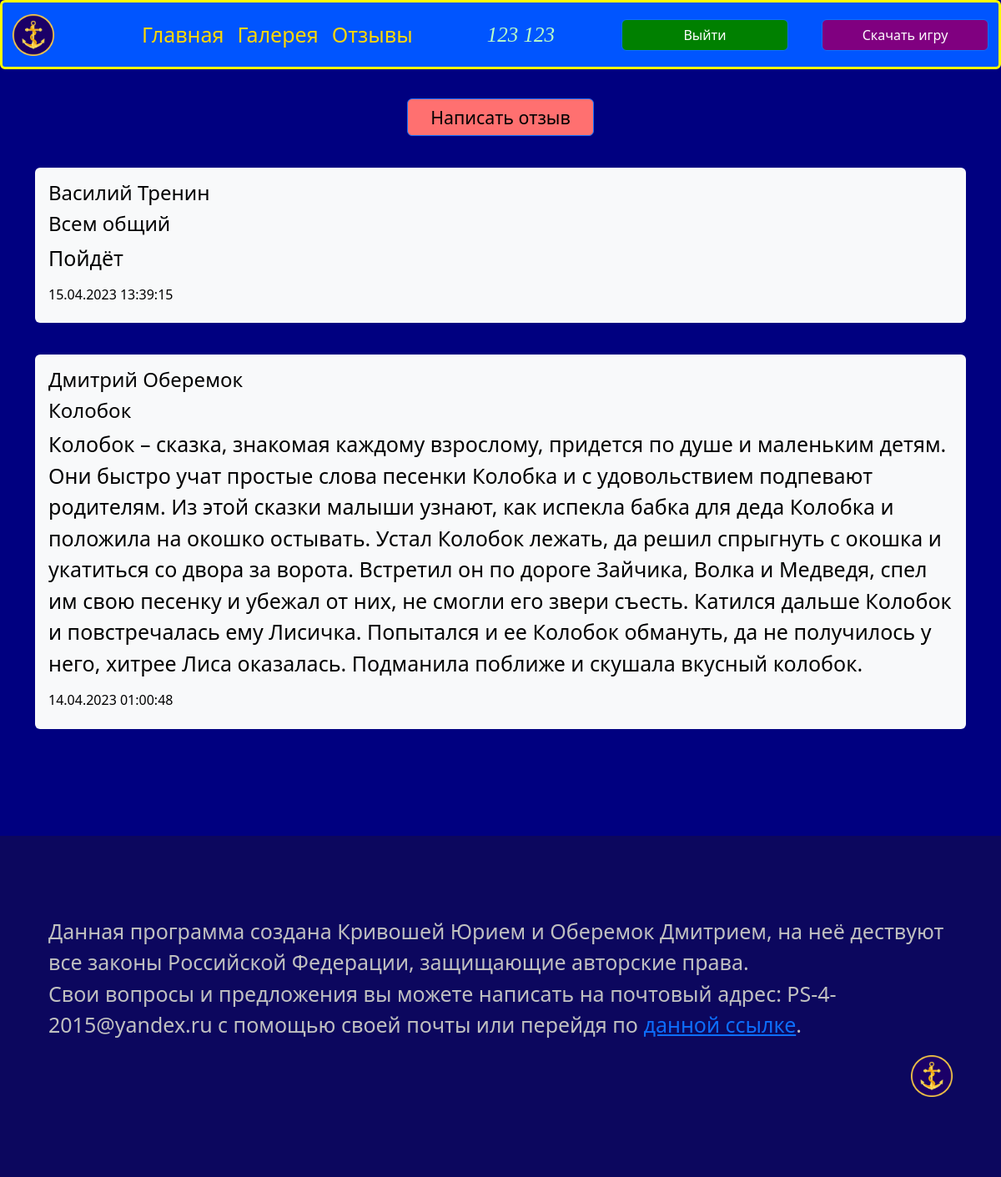
The page /reviews (signed in) on the database its author committed.
### data/users.py (models this page shows, shortened)
class User(SqlAlchemyBase, UserMixin):
    __tablename__ = 'users'
    id = sqlalchemy.Column(sqlalchemy.Integer, primary_key=True, autoincrement=True)
    email = sqlalchemy.Column(sqlalchemy.String, unique=True, nullable=False)
    name = sqlalchemy.Column(sqlalchemy.String, nullable=False)
    surname = sqlalchemy.Column(sqlalchemy.String, nullable=False)
    password = sqlalchemy.Column(sqlalchemy.String, nullable=False)
    registration_data = sqlalchemy.Column(sqlalchemy.DateTime, default=datetime.datetime.now())
    reviews = orm.relationship("Review", back_populates='user')
    mails = orm.relationship("Mail", back_populates='user')
    captchas = orm.relationship("Captcha", back_populates='email')

### data/reviews.py (models this page shows)
class Review(SqlAlchemyBase, SerializerMixin):
    __tablename__ = 'reviews'
    id = sqlalchemy.Column(sqlalchemy.INTEGER, primary_key=True, autoincrement=True)
    user_id = sqlalchemy.Column(sqlalchemy.INTEGER, sqlalchemy.ForeignKey("users.id"), nullable=False)
    topic = sqlalchemy.Column(sqlalchemy.VARCHAR, nullable=False)
    text = sqlalchemy.Column(sqlalchemy.VARCHAR, nullable=False)
    send_date = sqlalchemy.Column(sqlalchemy.DATETIME, default=datetime.datetime.now())
    user = orm.relationship("User")

### main.py (the view)
@app.route('/reviews')
def reviews():
    session = db_session.create_session()
    db_reviews = session.query(Review).all()
    for i in range(len(db_reviews)):
        user = load_user(db_reviews[i].user_id)
        db_reviews[i].send_date = db_reviews[i].send_date.strftime('%d.%m.%Y %H:%M:%S')
        db_reviews[i].name = user.name + ' ' + user.surname
    return render_template_with_user('reviews.html', reviews=db_reviews)

### data/db_session.py (called while the page is built)
def create_session() -> Session:
    global __factory
    return __factory()

### main.py (called while the page is built)
@login_manager.user_loader
def load_user(user_id):  # Функция для получения пользователя
    db_sess = db_session.create_session()
    return db_sess.get(User, user_id)

def render_template_with_user(html, **kwargs):
    user_online = load_user(current_user.id) if current_user.is_authenticated else None
    return render_template(html, user=user_online, **kwargs)

### templates/reviews.html (shortened to what this page needs)
{% extends "base_page.html" %}
{% block css %}<link rel="stylesheet" href="/static/css/reviews.css">{% endblock %}
{% block content %}
<br>
<a class="btn btn-primary write" href="/reviews/write">Написать отзыв</a>
{% for review in reviews[::-1] %}
<br>
<div data-bs-spy="scroll" data-bs-target="#navbar-example2" data-bs-root-margin="0px 0px -40%"
     data-bs-smooth-scroll="true" class="scrollspy-example bg-body-tertiary p-3 rounded-2" tabindex="0">
    <h4>{{ review. name }}</h4>
    <h4 id="scrollspyHeading1">{{ review. topic }}</h4>
    <p>{{ review. text }}</p>
    <h6>{{ review. send_date }}</h6>
</div>
{% endfor %}
{% endblock %}

### templates/base_page.html (shortened to what this page needs)
<!DOCTYPE html>
<html lang="ru">
<head>
    <link rel="stylesheet" href="https://cdn.jsdelivr.net/npm/bootstrap@5.3.0-alpha3/dist/css/bootstrap.min.css">
    <link rel="stylesheet" href="/static/css/main_page.css">
    {% block css %}{% endblock %}
</head>
<body>
<header>
    <nav class="navbar navbar-expand-lg bg-light rounded navbar-color" aria-label="Twelfth navbar example">
        <div class="container-fluid">
            <a class="navbar-brand" href="#">
                <img src="{{ url_for('static', filename='Image/Icon.ico') }}"
                     alt="Logo" width="50" height="50" class="d-inline-block align-text-top logo"
                     title="Морская оборона">
            </a>
            <div class="collapse navbar-collapse justify-content-md-center" id="navbarsExample10">
                <ul class="navbar-nav">
                    <li class="nav-item">
                        <a class="nav-link link-color" aria-current="page" href="/">Главная</a>
                    </li>
                    <li class="nav-item">
                        <a class="nav-link link-color" href="/gallery">Галерея</a>
                    </li>
                    <li class="nav-item">
                        <a class="nav-link link-color" href="/reviews">Отзывы</a>
                    </li>
                </ul>
            </div>
            {% if current_user.is_authenticated %}
            <div class="account">
                <a>{{user. name}} {{user. surname}}</a>
            </div>
            <div class="d-lg-flex justify-content-lg-end">
                <a class="btn btn-primary login" href="/logout">Выйти</a>
            </div>
            <div class="d-lg-flex justify-content-lg-end">
                <a class="btn btn-primary register" href="/download">Скачать игру</a>
            </div>
            {% endif %}
        </div>
    </nav>
</header>
<main class="container main-content">
    {% block content %} {% endblock %}
</main>
<footer class="bd-footer py-4 py-md-5 mt-5 bg-body-tertiary footer-color">
    <div class="container py-4 py-md-5 px-4 px-md-3 text-body-secondary">
        <div class="container-fluid silver">
            <p>Данная программа создана Кривошей Юрием и Оберемок Дмитрием, на неё дествуют все законы Российской
                Федерации, защищающие авторские права.
                <br> Свои вопросы и предложения вы можете написать на почтовый адрес: PS-4-2015@yandex.ru с помощью
                своей почты или перейдя по <a href="/mail">данной ссылке</a>.</p>
            <div class="d-lg-flex justify-content-lg-end">
                <a class="navbar-brand " href="#">
                    <img src="{{ url_for('static', filename='Image/Icon.ico') }}" alt="Logo" width="50" height="50"
                         class="d-inline-block align-text-top logo">
                </a>
            </div>
        </div>
    </div>
</footer>
</body>
</html>

### static/css/main_page.css (style rules this page uses)
body { background-color: #000080; color: gold; margin: 0; font-size: 25px; display: flex; flex-direction: column; min-height: 100vh; }
.navbar-color { background-color: #0055ff !important; border: 3px solid yellow; position: fixed; width: 100%; z-index: 1 }
.link-color { color: gold; font-size: 25px; }
header { position: sticky; top: 0; z-index: 2; }
main { padding: 80px; flex: auto; z-index: 1; }
.login { background-color: green; margin-right: 40px; margin-left: 80px; width: 100px; }
.register { width: 100px; background-color: purple; }
.footer-color { background-color: #0c075e !important; }
.silver { color: silver; }
.login { width: 200px; }
.register { width: 200px; }
.account { color: #baffc6; font-style: italic; font-family: cursive }

### static/css/reviews.css (style rules this page uses)
main { color: black; }
.write { display: block; margin: 0 auto; width: 20%; text-align: center; background-color: #ff7070; color: black; font-size: 16pt; }

### rows shown on the page
User: name "123", surname "123"
Review: review "Василий Тренин", topic "Всем общий", text "Пойдёт", send_date "15.04.2023 13:39:15"
Review: review "Дмитрий Оберемок", topic "Колобок", text "Колобок – сказка, знакомая каждому взрослому, придется по душе и маленьким детям. Они быстро учат простые слова песенки Колобка и с удовольствием подпевают родителям. Из этой сказки малыши узнают, как испекла бабка для деда Колобка и положила на окошко остывать. Устал Колобок лежать, да решил спрыгнуть с окошка и укатиться со двора за ворота. Встретил он по дороге Зайчика, Волка и Медведя, спел им свою песенку и убежал от них, не смогли его звери съесть. Катился дальше Колобок и повстречалась ему Лисичка. Попытался и ее Колобок обмануть, да не получилось у него, хитрее Лиса оказалась. Подманила поближе и скушала вкусный колобок.", send_date "14.04.2023 01:00:48"
